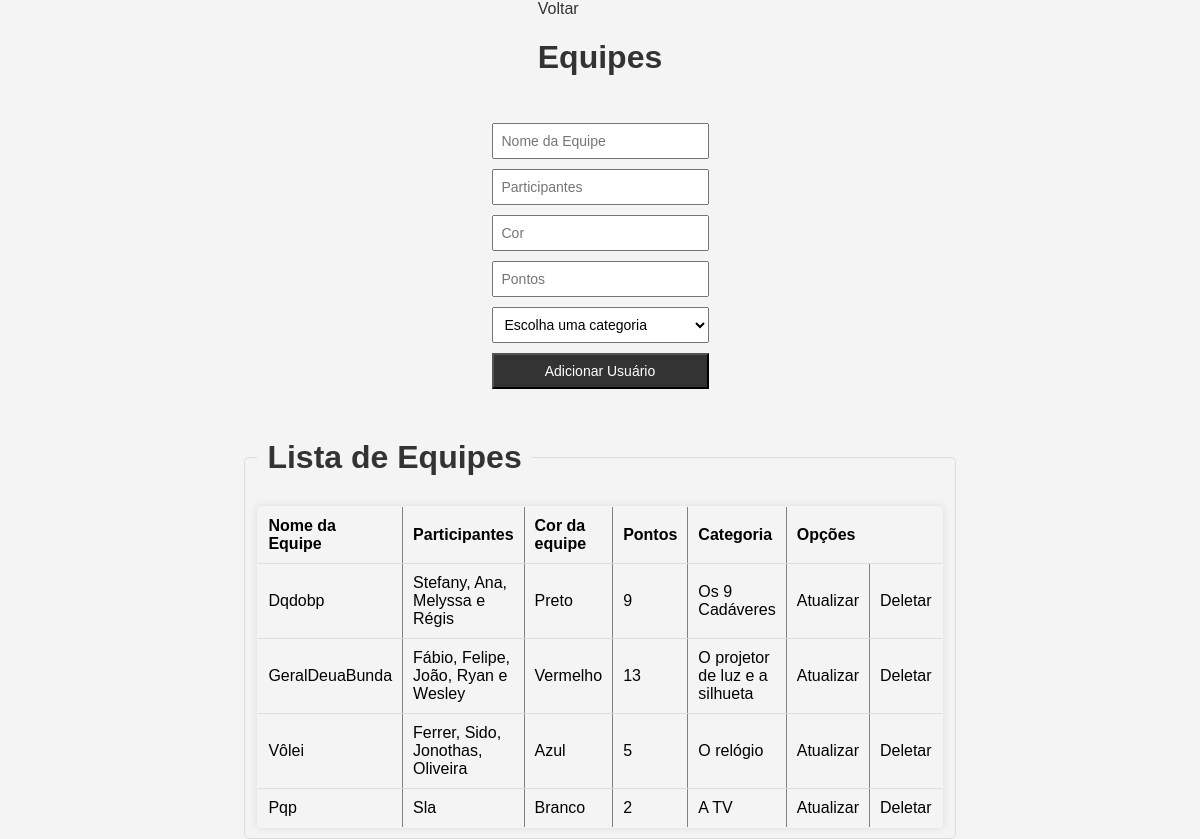
The app's page /Public/Adm/equip.php, older data.
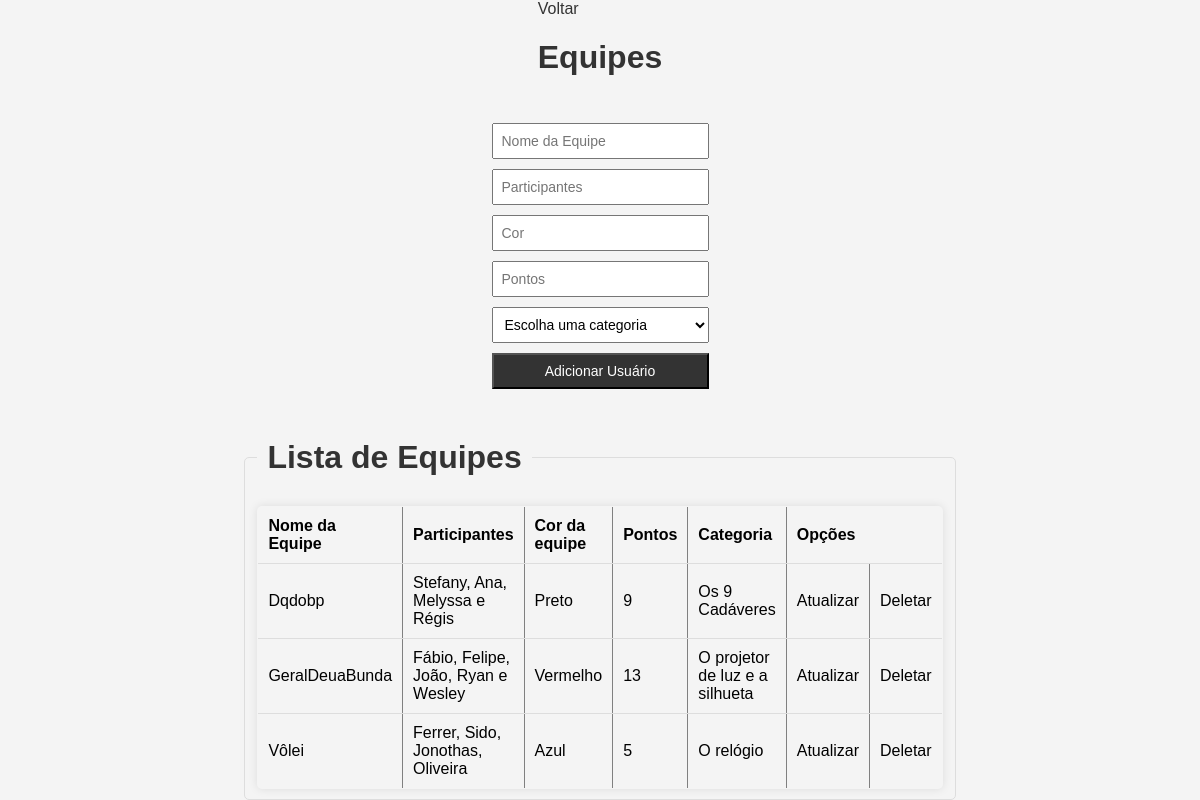
The same page, newer data.
### tables this page shows
CREATE TABLE `equipes` (
  `id_equipes` int(11) NOT NULL,
  `nome` varchar(255) NOT NULL,
  `participantes` varchar(255) NOT NULL,
  `cor` varchar(255) NOT NULL,
  `pontos` int(11) NOT NULL,
  `categoria` varchar(255) NOT NULL
);

### App/Controller/EquipeController.php (called while the page is built, shortened)
<?php
require_once '../../App/Model/EquipeModel.php';
class EquipeController {
    private $equipeModel;
    public function __construct($pdo) {
        $this->equipeModel = new EquipeModel($pdo);
    }
    public function listarEquipes() {
        return $this->equipeModel->listarEquipes();
    }
    public function exibirListaEquipes() {
        include '../../Resources/View/equipes/lista.php';
    }
}
?>

### App/Model/EquipeModel.php (called while the page is built, shortened)
<?php
class EquipeModel {
    private $pdo;
    public function __construct($pdo) {
        $this->pdo = $pdo;
    }
    public function listarEquipes() {
        $sql = "SELECT * FROM equipes";
        $stmt = $this->pdo->query($sql);
        return $stmt->fetchAll(PDO::FETCH_ASSOC);
    }
}
?>

### Resources/View/equipes/lista.php (the view, shortened to what this page needs)
<?php
include '../../Config/config.php';
?>
<!DOCTYPE html>
<html>
<head>
</head>
<body>
    <fieldset>
        <legend><h1>Lista de Equipes</h1></legend>
        <?php
            $stmt = $pdo->query('SELECT * FROM equipes');
            $equipes = $stmt->fetchAll(PDO::FETCH_ASSOC);
            if (count($equipes) == 0) {
                echo '<p>Nenhuma Equipe cadastrada</p>';
            } else {
                echo '<table border="1">';
                echo '<thead><tr><th>Nome da Equipe</th><th>Participantes</th><th>Cor da equipe</th><th>Pontos</th><th>Categoria</th><th colspan="2">Opções</th></tr></thead>';
                echo '<tbody>';
                foreach ($equipes as $equipe) {
                    echo '<tr>';
                    echo '<td>' . $equipe['nome'] . '</td>';
                    echo '<td>' . $equipe['participantes'] . '</td>';
                    echo '<td>' . $equipe['cor'] . '</td>';
                    echo '<td>' . $equipe['pontos'] . '</td>';
                    echo '<td>' . $equipe['categoria'] . '</td>';
                    echo "<td><a style='color:black;' href='../../App/Providers/atualizar.php?id={$equipe['id_equipes']}'>Atualizar</a></td>";
                    echo "<td><a style='color:black;' href='../../App/Providers/deletar.php?id={$equipe['id_equipes']}'>Deletar</a></td>";
                    echo '</tr>';
                }
                echo '</tbody>';
                echo '</table>';
            }
        ?>
    </fieldset>
</body>
</html>

Row changes from the older to the newer data that the page shows:
removed equipes: nome "Pqp", participantes "Sla", cor "Branco", pontos "2", categoria "A TV"
